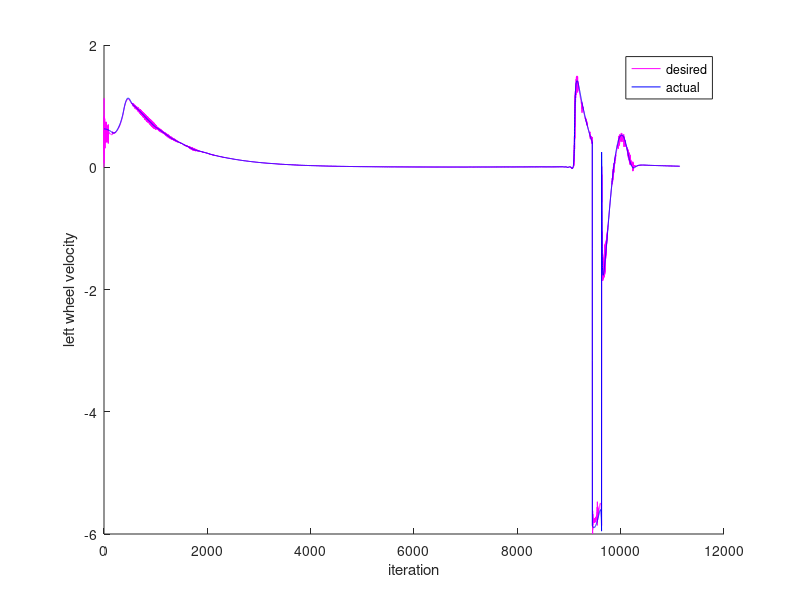
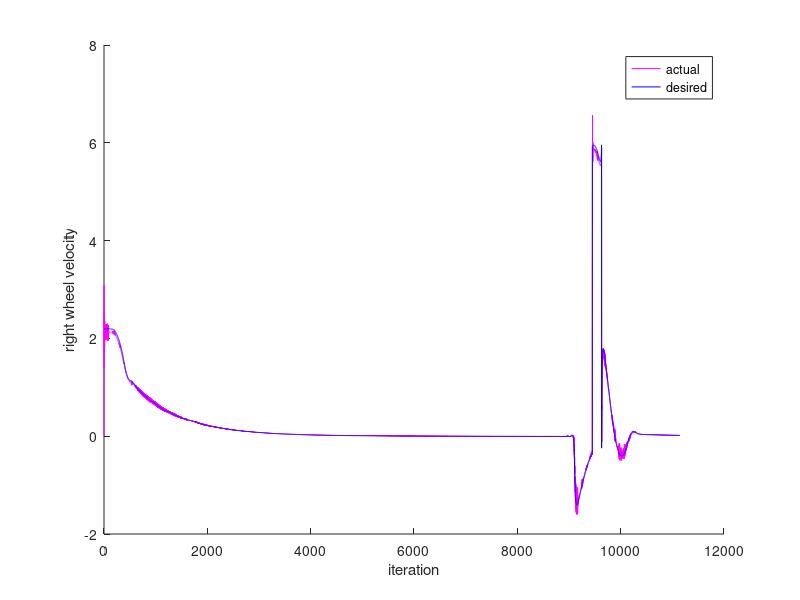
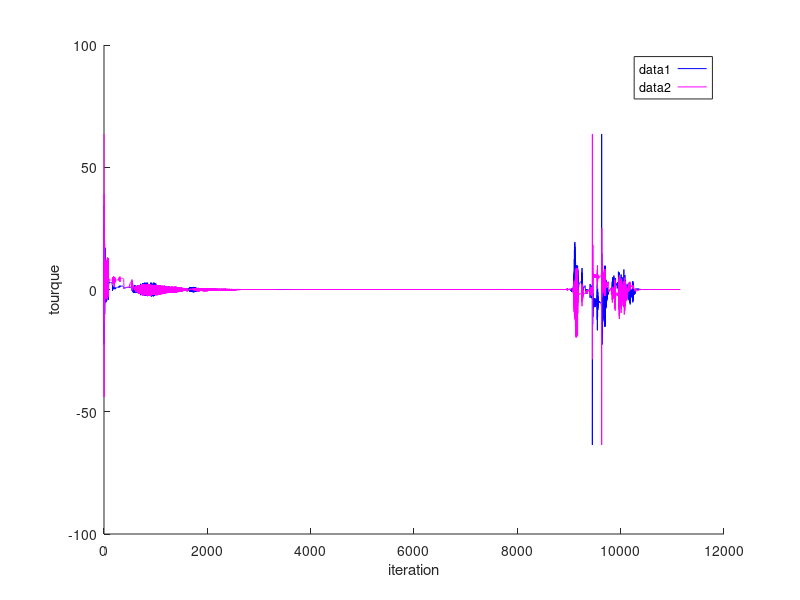
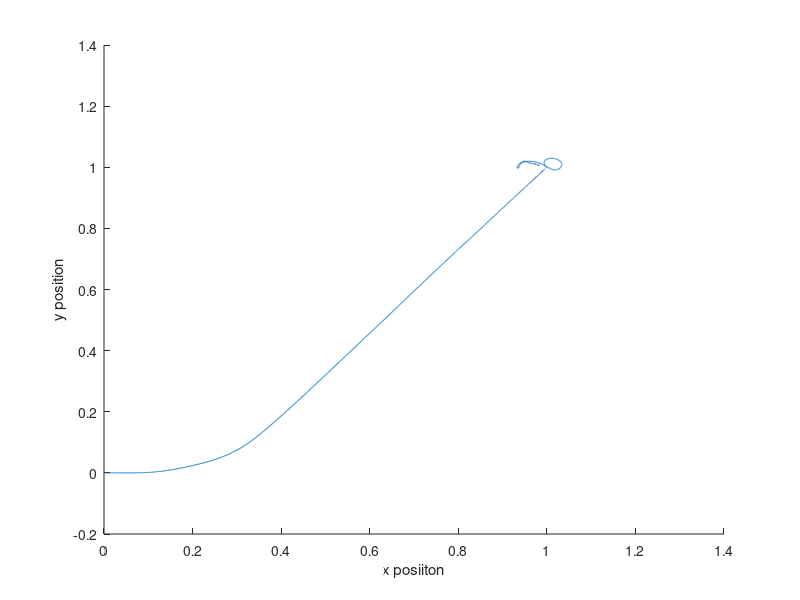

Source code (MATLAB) for these figures, in order:
%
% plot_data.m
%
% plots data from gazebo simulation
%

clear all
close all

data = dlmread('ThreePiSim_out.csv', ',');
state = dlmread('ThreePiSim_pose.csv', ',');

figure(1)
hold on
plot(data(:, 1), data(:, 4), 'm');
plot(data(:, 1), data(:, 2), 'b');
xlabel('iteration');
ylabel('left wheel velocity');
legend('desired', 'actual');

figure(2)
hold on
plot(data(:, 1), data(:, 5), 'm');
plot(data(:, 1), data(:, 3), 'b');
xlabel('iteration');
ylabel('right wheel velocity');
legend('actual', 'desired');

figure(3)
hold on
plot(data(:, 1), data(:, 10), 'b');
plot(data(:, 1), data(:, 11), 'm');
xlabel('iteration');
ylabel('tourque');
legend('left', 'right');

figure(4)
hold on
plot(state(:, 1), state(:, 2))
xlabel('x posiiton');
ylabel('y position');

figure(5)
plot(state(:, 3))
xlabel('sample')
ylabel('theta')
